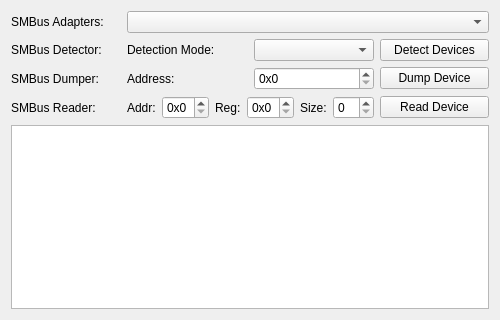
<?xml version="1.0" encoding="UTF-8"?>
<ui version="4.0">
 <class>SystemInfoPage</class>
 <widget class="QWidget" name="SystemInfoPage">
  <property name="geometry">
   <rect>
    <x>0</x>
    <y>0</y>
    <width>500</width>
    <height>320</height>
   </rect>
  </property>
  <property name="windowTitle">
   <string>Form</string>
  </property>
  <layout class="QGridLayout" name="gridLayout">
   <item row="0" column="0">
    <widget class="QLabel" name="SMBusAdaptersLabel">
     <property name="text">
      <string>SMBus Adapters:</string>
     </property>
    </widget>
   </item>
   <item row="0" column="1" colspan="3">
    <widget class="QComboBox" name="SMBusAdaptersBox"/>
   </item>
   <item row="1" column="0">
    <widget class="QLabel" name="SMBusDetectorLabel">
     <property name="text">
      <string>SMBus Detector:</string>
     </property>
    </widget>
   </item>
   <item row="1" column="1">
    <widget class="QLabel" name="SMBusDetectModeLabel">
     <property name="text">
      <string>Detection Mode:</string>
     </property>
    </widget>
   </item>
   <item row="1" column="2">
    <widget class="QComboBox" name="SMBusDetectionModeBox"/>
   </item>
   <item row="1" column="3">
    <widget class="QPushButton" name="DetectButton">
     <property name="text">
      <string>Detect Devices</string>
     </property>
    </widget>
   </item>
   <item row="2" column="0">
    <widget class="QLabel" name="SMBusDumpLabel">
     <property name="text">
      <string>SMBus Dumper:</string>
     </property>
    </widget>
   </item>
   <item row="2" column="1">
    <widget class="QLabel" name="DumpAddressLabel">
     <property name="text">
      <string>Address:</string>
     </property>
    </widget>
   </item>
   <item row="2" column="2">
    <widget class="QSpinBox" name="DumpAddressBox">
     <property name="suffix">
      <string/>
     </property>
     <property name="prefix">
      <string>0x</string>
     </property>
     <property name="maximum">
      <number>255</number>
     </property>
     <property name="displayIntegerBase">
      <number>16</number>
     </property>
    </widget>
   </item>
   <item row="2" column="3">
    <widget class="QPushButton" name="DumpButton">
     <property name="text">
      <string>Dump Device</string>
     </property>
    </widget>
   </item>
   <item row="3" column="0">
    <widget class="QLabel" name="SMBusReaderLabel">
     <property name="text">
      <string>SMBus Reader:</string>
     </property>
    </widget>
   </item>
   <item row="3" column="1" colspan="2">
    <layout class="QHBoxLayout" name="horizontalLayout">
     <item>
      <widget class="QLabel" name="ReadAddressLabel">
       <property name="text">
        <string>Addr:</string>
       </property>
      </widget>
     </item>
     <item>
      <widget class="QSpinBox" name="ReadAddressBox">
       <property name="prefix">
        <string>0x</string>
       </property>
       <property name="maximum">
        <number>255</number>
       </property>
       <property name="displayIntegerBase">
        <number>16</number>
       </property>
      </widget>
     </item>
     <item>
      <widget class="QLabel" name="ReadRegisterLabel">
       <property name="text">
        <string>Reg:</string>
       </property>
      </widget>
     </item>
     <item>
      <widget class="QSpinBox" name="ReadRegisterBox">
       <property name="prefix">
        <string>0x</string>
       </property>
       <property name="maximum">
        <number>255</number>
       </property>
       <property name="displayIntegerBase">
        <number>16</number>
       </property>
      </widget>
     </item>
     <item>
      <widget class="QLabel" name="ReadSizeLabel">
       <property name="text">
        <string>Size:</string>
       </property>
      </widget>
     </item>
     <item>
      <widget class="QSpinBox" name="ReadSizeBox"/>
     </item>
    </layout>
   </item>
   <item row="3" column="3">
    <widget class="QPushButton" name="ReadButton">
     <property name="text">
      <string>Read Device</string>
     </property>
    </widget>
   </item>
   <item row="4" column="0" colspan="4">
    <widget class="QPlainTextEdit" name="SMBusDataText"/>
   </item>
  </layout>
 </widget>
 <resources/>
 <connections/>
</ui>
